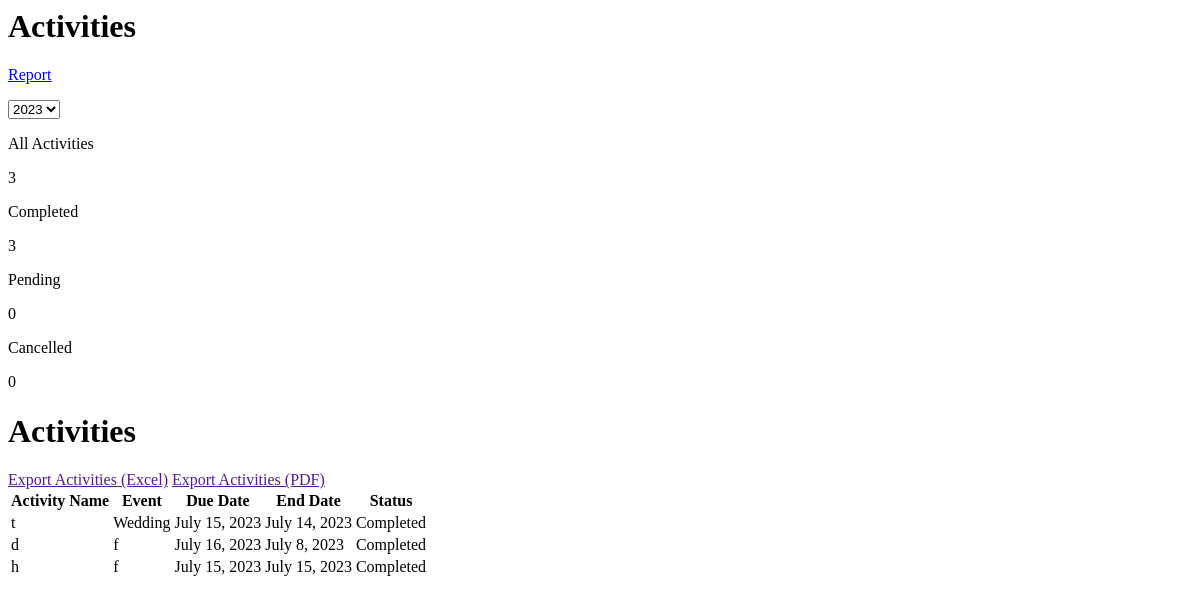
The page /activities/ (signed in) on the database as committed earlier.
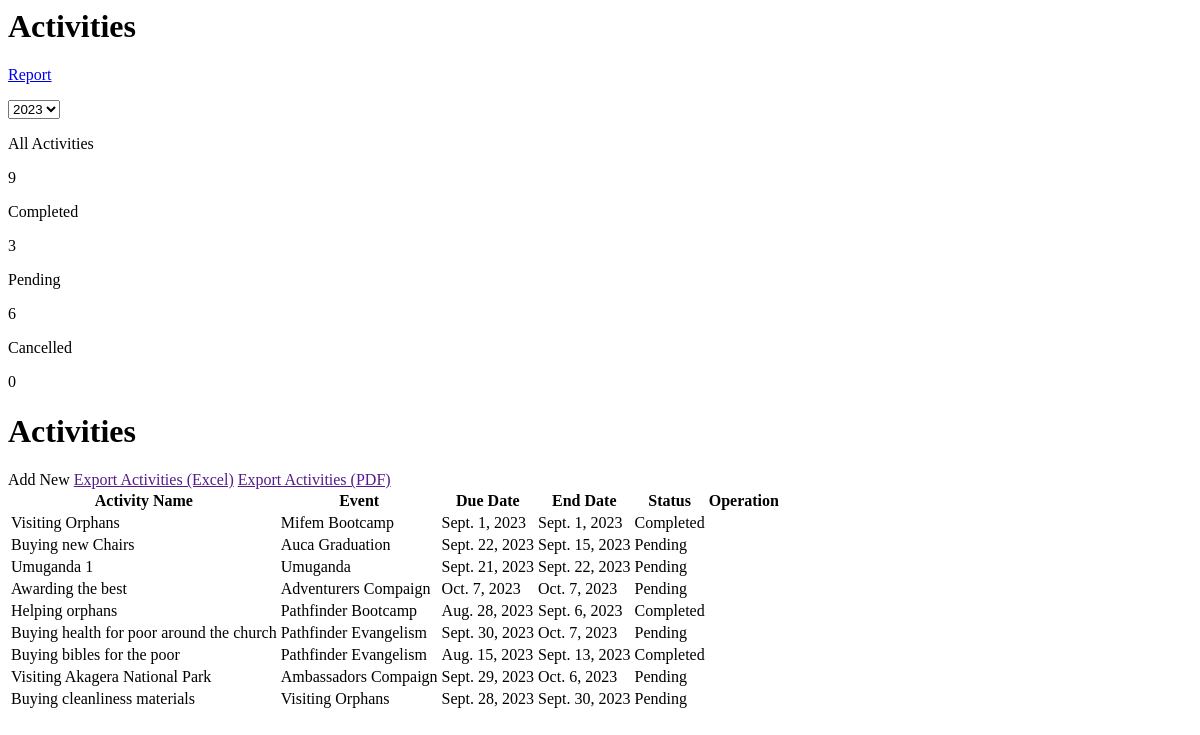
The same page on the database as committed later.
### churchActivities/models.py (models this page shows, shortened)
class Activity(models.Model):
    STATUS_CHOICE = [
        ('Pending','Pending'),
        ('Completed','Completed'),
        ('Canceled','Canceled'),
    ]
    title = models.CharField(max_length=100)
    description = models.TextField()
    event = models.ForeignKey(Event, on_delete=models.CASCADE)
    due_date = models.DateField()
    end_date = models.DateField()
    status = models.CharField(max_length=100)

class Event(models.Model):
    STATUS_CHOICE = [
        ('Pending','Pending'),
        ('Completed','Completed'),
        ('Canceled','Canceled'),
    ]
    title = models.CharField(max_length=100)
    description = models.TextField()
    budget = models.DecimalField(max_digits=10, decimal_places=2)
    department = models.ForeignKey(Department, on_delete=models.SET_NULL, null=True)
    due_date = models.DateField()
    end_date = models.DateField()
    status = models.CharField(max_length=100,choices=STATUS_CHOICE)
    def __str__(self):
        return self.title

### churchActivities/views.py (the view)
# urls.py: path('activities/',views.activities,name='activities'),
@login_required
def activities(request):
    user = request.user
    activities = []
    if user.groups.filter(name='HOD') and not user.groups.filter(name='Admin'):
        department = DepartmentHOD.objects.get(hod=user)
        events = Event.objects.filter(department=department.department)
        for event in events:
            activities += Activity.objects.filter(event=event)
    else:
        activities = Activity.objects.all()
    completed_activities = 0
    pending_activities = 0
    canceled_activities = 0
    for activity in activities:
        if activity.status == 'Completed':
            completed_activities += 1
        if activity.status == 'Pending':
            pending_activities += 1
        if activity.status == 'Canceled':
            canceled_activities += 1
    totalActivities = completed_activities + pending_activities + canceled_activities
    isNotHod = True
    if user.groups.filter(name='HOD').exists():
        isNotHod = False
    context={
        'activities':activities,
        'isNotAdmin':isNotAdmin,
        'isNotHod': isNotHod,
        'completed_activities':completed_activities,
        'pending_activities': pending_activities,
        'canceled_activities':canceled_activities,
        'totalActivities':totalActivities,
    }
    return render(request, 'pages/activities.html',context)

### templates/pages/activities.html (shortened to what this page needs)
<div class="content px-8 py-6 flex flex-col gap-y-12 w-full h-[90vh] overflow-scroll">
  <div class="flex flex-col gap-y-4">
    <div class="flex justify-between">
      <h1 class="font-extrabold text-2xl">Activities</h1>
      <div class="flex gap-x-3 ">
        <a href='{% url 'activity-report' %}' target="_blank" class="flex gap-x-3 items-center rounded-md border border-1 bg-primary text-white px-3 ">
          <p >Report</p>
        </a>
        <select name="" id="" class="outline-none px-4 rounded-md ">
          <option value="" class="border-none">2023</option>
        </select>
      </div>
    </div>
    <div class="flex justify-between">
      <div class="flex w-full gap-x-5">
        <div class="flex gap-x-3 w-full bg-white border border-gray-300 border-2 text-primary py-4 px-5 shadow-md rounded-md">
          <div >
            <p class="text-primary opacity-50">All Activities</p>
            <p class="">{{totalActivities}}</p>
          </div>
        </div>
        <div class="flex gap-x-3 w-full bg-white py-4 px-5 shadow-md rounded-md">
          <div >
            <p class="text-primary opacity-50">Completed</p>
            <p class="">{{completed_activities}}</p>
          </div>
        </div>
        <div class="flex gap-x-3 w-full bg-white py-4 px-5 shadow-md rounded-md">
          <div >
            <p class="text-primary opacity-50">Pending</p>
            <p class="">{{pending_activities}}</p>
          </div>
        </div>
        <div class="flex gap-x-3 w-full bg-white py-4 px-5 shadow-md rounded-md">
          <div >
            <p class="text-primary opacity-50">Cancelled</p>
            <p class="">{{canceled_activities}}</p>
          </div>
        </div>
      </div>
    </div>
  </div>
 <div class="w-full flex flex-col gap-y-2 ">
  <div class="flex gap-x-6">
    <h1 class="text-xl font-bold">Activities</h1>
    {% if not isNotHod %}
    <a hx-get='{% url 'add-activity' %}' hx-target='.content' hx-swap='outerHTML' class="px-3 py-2 rounded text-xs font-bold bg-primary text-white">Add New</a>
      {% endif %}
    <a href="" class="border px-3 py-2 border-gray-300 rounded text-xs font-bold">Export Activities (Excel)</a>
    <a href="" class="border px-3 py-2 border-gray-300 rounded text-xs font-bold">Export Activities (PDF)</a>
  </div>
  <table class="table-fixed  bg-white rounded-md shadow-lg w-full">
    <thead class="border-b text-left">
      <tr class=" ">
      <th class="py-3 px-2 ">Activity Name</th>
      <th>Event</th>
      <th>Due Date</th>
      <th>End Date</th>
      <th>Status</th>
      {% if not isNotHod %}
      <th>Operation</th>
      {% endif %}
    </tr>
    </thead>
    <tbody class="text-xs">
      {% for activity in activities %}
      <tr class="border-b ">
        <td class="py-3 px-2 ">{{activity.title}}</td>
        <td>{{activity.event}}</td>
        <td>{{activity.due_date}}</td>
        <td>{{activity.end_date}}</td>
        <td class="text-green-400 font-bold">{{activity.status}}</td>
        {% if not isNotHod %}
        <td>
        </td>
      {% endif %}
      </tr>
      {% endfor %}
    </tbody>
  </table>
 </div>
</div>

Rows that differ between the two databases and show on the page:
removed Activity: title "t", event "Wedding", due_date "July 15, 2023", end_date "July 14, 2023", status "Completed"
removed Activity: title "d", event "f", due_date "July 16, 2023", end_date "July 8, 2023", status "Completed"
removed Activity: title "h", event "f", due_date "July 15, 2023", end_date "July 15, 2023", status "Completed"
added Activity: title "Visiting Orphans", event "Mifem Bootcamp", due_date "Sept. 1, 2023", end_date "Sept. 1, 2023", status "Completed"
added Activity: title "Buying new Chairs", event "Auca Graduation", due_date "Sept. 22, 2023", end_date "Sept. 15, 2023", status "Pending"
added Activity: title "Umuganda 1", event "Umuganda", due_date "Sept. 21, 2023", end_date "Sept. 22, 2023", status "Pending"
added Activity: title "Awarding the best", event "Adventurers Compaign", due_date "Oct. 7, 2023", end_date "Oct. 7, 2023", status "Pending"
added Activity: title "Helping orphans", event "Pathfinder Bootcamp", due_date "Aug. 28, 2023", end_date "Sept. 6, 2023", status "Completed"
added Activity: title "Buying health for poor around the church", event "Pathfinder Evangelism", due_date "Sept. 30, 2023", end_date "Oct. 7, 2023", status "Pending"
added Activity: title "Buying bibles for the poor", event "Pathfinder Evangelism", due_date "Aug. 15, 2023", end_date "Sept. 13, 2023", status "Completed"
added Activity: title "Visiting Akagera National Park", event "Ambassadors Compaign", due_date "Sept. 29, 2023", end_date "Oct. 6, 2023", status "Pending"
added Activity: title "Buying cleanliness materials", event "Visiting Orphans", due_date "Sept. 28, 2023", end_date "Sept. 30, 2023", status "Pending"
Other text that changed with them:
{{ totalActivities }}: "3" → "9"
{{ pending_activities }}: "0" → "6"
text now shown: "Add New Operation"
